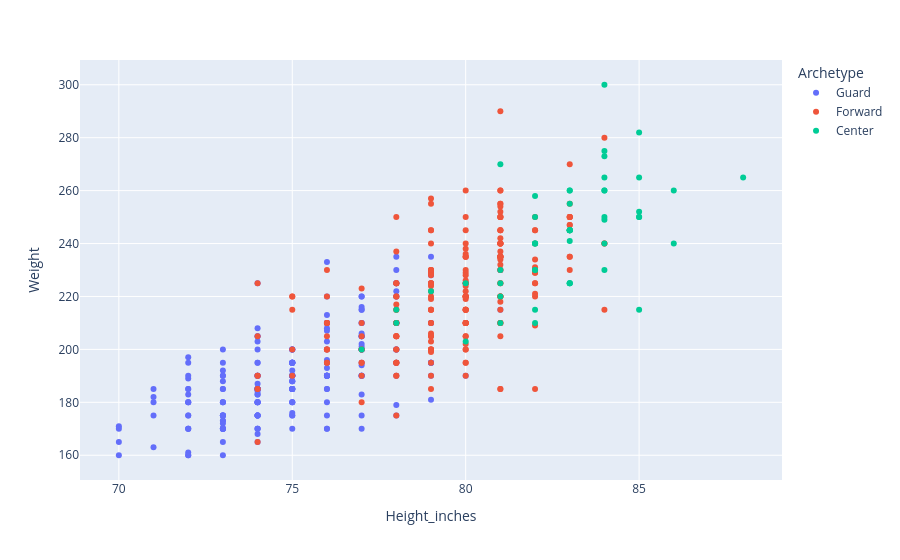
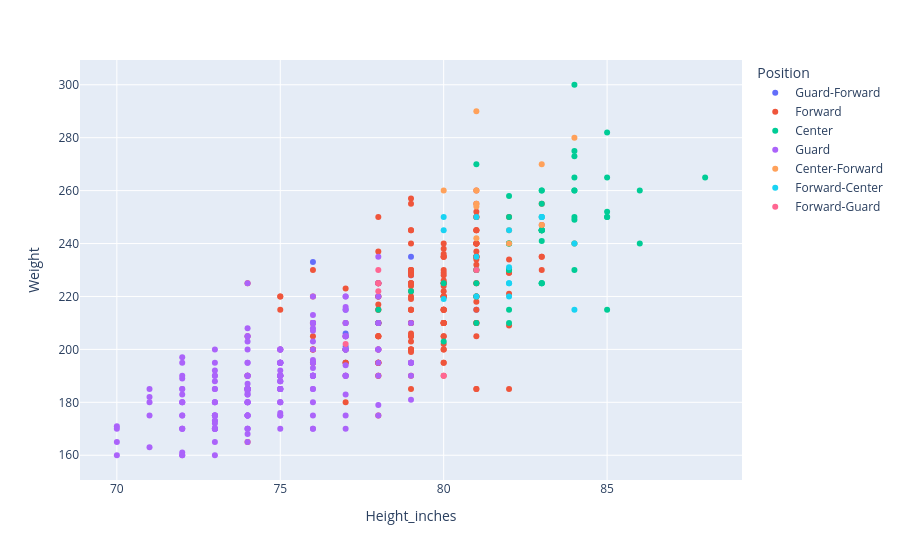

These figures' notebook cell, in order:
### Code cell
fig = px.scatter(df, x='Height_inches', y='Weight', color='Archetype')
fig.show()
fig = px.scatter(df, x='Height_inches', y='Weight', color='Position')
fig.show()

### Figure 1 — Plotly figure (JSON) as saved in the notebook; plotly's stock layout.template omitted (floating-point values rounded to 4 significant figures; data arrays with more than 128 entries replaced by an {"elided": "..."} marker saying what was removed)
{"data": [{"hovertemplate": "Archetype=Guard<br>Height_inches=%{x}<br>Weight=%{y}<extra></extra>", "legendgroup": "Guard", "marker": {"color": "#636efa", "symbol": "circle"}, "mode": "markers", "name": "Guard", "orientation": "v", "showlegend": true, "type": "scatter", "x": {"elided": "221 int values"}, "xaxis": "x", "y": {"elided": "221 float values"}, "yaxis": "y"}, {"hovertemplate": "Archetype=Forward<br>Height_inches=%{x}<br>Weight=%{y}<extra></extra>", "legendgroup": "Forward", "marker": {"color": "#EF553B", "symbol": "circle"}, "mode": "markers", "name": "Forward", "orientation": "v", "showlegend": true, "type": "scatter", "x": {"elided": "216 int values"}, "xaxis": "x", "y": {"elided": "216 float values"}, "yaxis": "y"}, {"hovertemplate": "Archetype=Center<br>Height_inches=%{x}<br>Weight=%{y}<extra></extra>", "legendgroup": "Center", "marker": {"color": "#00cc96", "symbol": "circle"}, "mode": "markers", "name": "Center", "orientation": "v", "showlegend": true, "type": "scatter", "x": [77, 82, 85, 82, 78, 85, 84, 80, 82, 83, 83, 85, 84, 85, 83, 84, 83, 82, 84, 85, 83, 83, 81, 86, 82, 82, 84, 83, 82, 81, 83, 84, 88, 83, 79, 78, 86, 81, 85, 83, 82, 81, 81, 83, 80, 82, 84, 83, 84, 84, 84], "xaxis": "x", "y": [200.0, 258.0, 252.0, 240.0, 210.0, 282.0, 230.0, 225.0, 250.0, 241.0, 225.0, 265.0, 275.0, 250.0, 225.0, 249.0, 245.0, 215.0, 250.0, 250.0, 260.0, 255.0, 230.0, 260.0, 240.0, 230.0, 265.0, 245.0, 210.0, 210.0, 245.0, 273.0, 265.0, 245.0, 222.0, 215.0, 240.0, 220.0, 215.0, 260.0, 230.0, 225.0, 270.0, 225.0, 203.0, 240.0, 260.0, 245.0, 260.0, 300.0, 240.0], "yaxis": "y"}], "layout": {"legend": {"title": {"text": "Archetype"}, "tracegroupgap": 0}, "margin": {"t": 60}, "xaxis": {"anchor": "y", "domain": [0, 1], "title": {"text": "Height_inches"}}, "yaxis": {"anchor": "x", "domain": [0, 1], "title": {"text": "Weight"}}}}

### Figure 2 — Plotly figure (JSON) as saved in the notebook; plotly's stock layout.template omitted (floating-point values rounded to 4 significant figures; data arrays with more than 128 entries replaced by an {"elided": "..."} marker saying what was removed)
{"data": [{"hovertemplate": "Position=Guard-Forward<br>Height_inches=%{x}<br>Weight=%{y}<extra></extra>", "legendgroup": "Guard-Forward", "marker": {"color": "#636efa", "symbol": "circle"}, "mode": "markers", "name": "Guard-Forward", "orientation": "v", "showlegend": true, "type": "scatter", "x": [79, 78, 79, 77, 77, 81, 79, 77, 75, 76, 78, 78, 77, 79, 78, 79, 80], "xaxis": "x", "y": [210.0, 220.0, 235.0, 195.0, 201.0, 215.0, 228.0, 206.0, 195.0, 233.0, 225.0, 210.0, 215.0, 195.0, 195.0, 225.0, 225.0], "yaxis": "y"}, {"hovertemplate": "Position=Forward<br>Height_inches=%{x}<br>Weight=%{y}<extra></extra>", "legendgroup": "Forward", "marker": {"color": "#EF553B", "symbol": "circle"}, "mode": "markers", "name": "Forward", "orientation": "v", "showlegend": true, "type": "scatter", "x": {"elided": "187 int values"}, "xaxis": "x", "y": {"elided": "187 float values"}, "yaxis": "y"}, {"hovertemplate": "Position=Center<br>Height_inches=%{x}<br>Weight=%{y}<extra></extra>", "legendgroup": "Center", "marker": {"color": "#00cc96", "symbol": "circle"}, "mode": "markers", "name": "Center", "orientation": "v", "showlegend": true, "type": "scatter", "x": [77, 82, 85, 82, 78, 85, 84, 80, 82, 83, 83, 85, 84, 85, 83, 84, 83, 82, 84, 85, 83, 83, 81, 86, 82, 82, 84, 83, 82, 81, 83, 84, 88, 83, 79, 78, 86, 81, 85, 83, 82, 81, 81, 83, 80, 82, 84, 83, 84, 84, 84], "xaxis": "x", "y": [200.0, 258.0, 252.0, 240.0, 210.0, 282.0, 230.0, 225.0, 250.0, 241.0, 225.0, 265.0, 275.0, 250.0, 225.0, 249.0, 245.0, 215.0, 250.0, 250.0, 260.0, 255.0, 230.0, 260.0, 240.0, 230.0, 265.0, 245.0, 210.0, 210.0, 245.0, 273.0, 265.0, 245.0, 222.0, 215.0, 240.0, 220.0, 215.0, 260.0, 230.0, 225.0, 270.0, 225.0, 203.0, 240.0, 260.0, 245.0, 260.0, 300.0, 240.0], "yaxis": "y"}, {"hovertemplate": "Position=Guard<br>Height_inches=%{x}<br>Weight=%{y}<extra></extra>", "legendgroup": "Guard", "marker": {"color": "#ab63fa", "symbol": "circle"}, "mode": "markers", "name": "Guard", "orientation": "v", "showlegend": true, "type": "scatter", "x": {"elided": "198 int values"}, "xaxis": "x", "y": {"elided": "198 float values"}, "yaxis": "y"}, {"hovertemplate": "Position=Center-Forward<br>Height_inches=%{x}<br>Weight=%{y}<extra></extra>", "legendgroup": "Center-Forward", "marker": {"color": "#FFA15A", "symbol": "circle"}, "mode": "markers", "name": "Center-Forward", "orientation": "v", "showlegend": true, "type": "scatter", "x": [81, 81, 81, 82, 83, 81, 83, 83, 80, 84, 84, 82, 81], "xaxis": "x", "y": [242.0, 255.0, 290.0, 245.0, 270.0, 254.0, 250.0, 247.0, 260.0, 280.0, 240.0, 240.0, 260.0], "yaxis": "y"}, {"hovertemplate": "Position=Forward-Center<br>Height_inches=%{x}<br>Weight=%{y}<extra></extra>", "legendgroup": "Forward-Center", "marker": {"color": "#19d3f3", "symbol": "circle"}, "mode": "markers", "name": "Forward-Center", "orientation": "v", "showlegend": true, "type": "scatter", "x": [84, 83, 81, 80, 82, 84, 81, 80, 82, 82, 83, 80, 83, 82, 81, 82], "xaxis": "x", "y": [240.0, 250.0, 220.0, 250.0, 220.0, 215.0, 235.0, 245.0, 225.0, 231.0, 250.0, 219.0, 250.0, 245.0, 250.0, 225.0], "yaxis": "y"}, {"hovertemplate": "Position=Forward-Guard<br>Height_inches=%{x}<br>Weight=%{y}<extra></extra>", "legendgroup": "Forward-Guard", "marker": {"color": "#FF6692", "symbol": "circle"}, "mode": "markers", "name": "Forward-Guard", "orientation": "v", "showlegend": true, "type": "scatter", "x": [78, 80, 77, 78, 81, 78], "xaxis": "x", "y": [222.0, 190.0, 202.0, 230.0, 230.0, 225.0], "yaxis": "y"}], "layout": {"legend": {"title": {"text": "Position"}, "tracegroupgap": 0}, "margin": {"t": 60}, "xaxis": {"anchor": "y", "domain": [0, 1], "title": {"text": "Height_inches"}}, "yaxis": {"anchor": "x", "domain": [0, 1], "title": {"text": "Weight"}}}}
